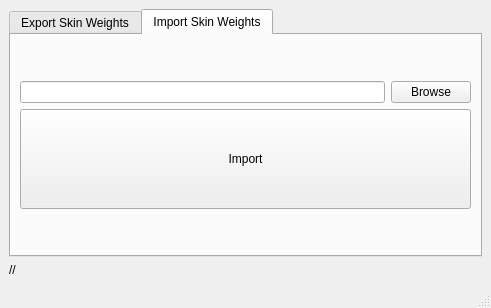
<?xml version="1.0" encoding="UTF-8"?>
<ui version="4.0">
 <class>window_skinWeights</class>
 <widget class="QMainWindow" name="window_skinWeights">
  <property name="geometry">
   <rect>
    <x>0</x>
    <y>0</y>
    <width>491</width>
    <height>308</height>
   </rect>
  </property>
  <property name="windowTitle">
   <string>Skin Weights Handler</string>
  </property>
  <widget class="QWidget" name="centralwidget">
   <layout class="QVBoxLayout" name="verticalLayout">
    <item>
     <widget class="QTabWidget" name="widget_tabs">
      <property name="currentIndex">
       <number>1</number>
      </property>
      <widget class="QWidget" name="tab_export">
       <attribute name="title">
        <string>Export Skin Weights</string>
       </attribute>
       <layout class="QVBoxLayout" name="verticalLayout_4">
        <item>
         <layout class="QGridLayout" name="lyt_grid_mainExport">
          <item row="4" column="0">
           <layout class="QVBoxLayout" name="lyt_vertical_horizontal_btnExport">
            <item>
             <widget class="QPushButton" name="btn_export">
              <property name="minimumSize">
               <size>
                <width>0</width>
                <height>100</height>
               </size>
              </property>
              <property name="text">
               <string>Export</string>
              </property>
             </widget>
            </item>
           </layout>
          </item>
          <item row="3" column="0">
           <widget class="QCheckBox" name="chkbox_screenshot">
            <property name="text">
             <string>Take screenshots of vertices</string>
            </property>
           </widget>
          </item>
          <item row="2" column="0">
           <layout class="QHBoxLayout" name="lyt_vertical_pathExport">
            <item>
             <widget class="QLineEdit" name="txt_exportPath"/>
            </item>
            <item>
             <widget class="QPushButton" name="btn_browseExport">
              <property name="text">
               <string>Browse</string>
              </property>
             </widget>
            </item>
           </layout>
          </item>
          <item row="0" column="0">
           <layout class="QVBoxLayout" name="lyt_horizontal_radiobtns">
            <item>
             <layout class="QHBoxLayout" name="lyt_vertical_radiobtns">
              <item>
               <widget class="QRadioButton" name="rdbtn_sel">
                <property name="text">
                 <string>Selected geometry</string>
                </property>
               </widget>
              </item>
              <item>
               <widget class="QRadioButton" name="rdbtn_all">
                <property name="text">
                 <string>All geometry</string>
                </property>
               </widget>
              </item>
             </layout>
            </item>
           </layout>
          </item>
         </layout>
        </item>
       </layout>
      </widget>
      <widget class="QWidget" name="tab_import">
       <attribute name="title">
        <string>Import Skin Weights</string>
       </attribute>
       <layout class="QVBoxLayout" name="verticalLayout_3">
        <item>
         <layout class="QVBoxLayout" name="lyt_horizontal_main">
          <item>
           <layout class="QVBoxLayout" name="lyt_horizontal_images"/>
          </item>
          <item>
           <layout class="QHBoxLayout" name="lyt_vertical_path">
            <property name="sizeConstraint">
             <enum>QLayout::SetFixedSize</enum>
            </property>
            <item>
             <widget class="QLineEdit" name="txt_importPath"/>
            </item>
            <item>
             <widget class="QPushButton" name="btn_importPath">
              <property name="text">
               <string>Browse</string>
              </property>
             </widget>
            </item>
           </layout>
          </item>
          <item>
           <layout class="QVBoxLayout" name="lyt_horizontal_import">
            <item>
             <widget class="QPushButton" name="btn_import">
              <property name="minimumSize">
               <size>
                <width>0</width>
                <height>100</height>
               </size>
              </property>
              <property name="text">
               <string>Import</string>
              </property>
             </widget>
            </item>
           </layout>
          </item>
         </layout>
        </item>
       </layout>
      </widget>
     </widget>
    </item>
    <item>
     <widget class="QLabel" name="lbl_status">
      <property name="text">
       <string>//</string>
      </property>
     </widget>
    </item>
   </layout>
  </widget>
  <widget class="QMenuBar" name="menubar">
   <property name="geometry">
    <rect>
     <x>0</x>
     <y>0</y>
     <width>491</width>
     <height>21</height>
    </rect>
   </property>
  </widget>
  <widget class="QStatusBar" name="statusbar"/>
 </widget>
 <resources/>
 <connections/>
</ui>
